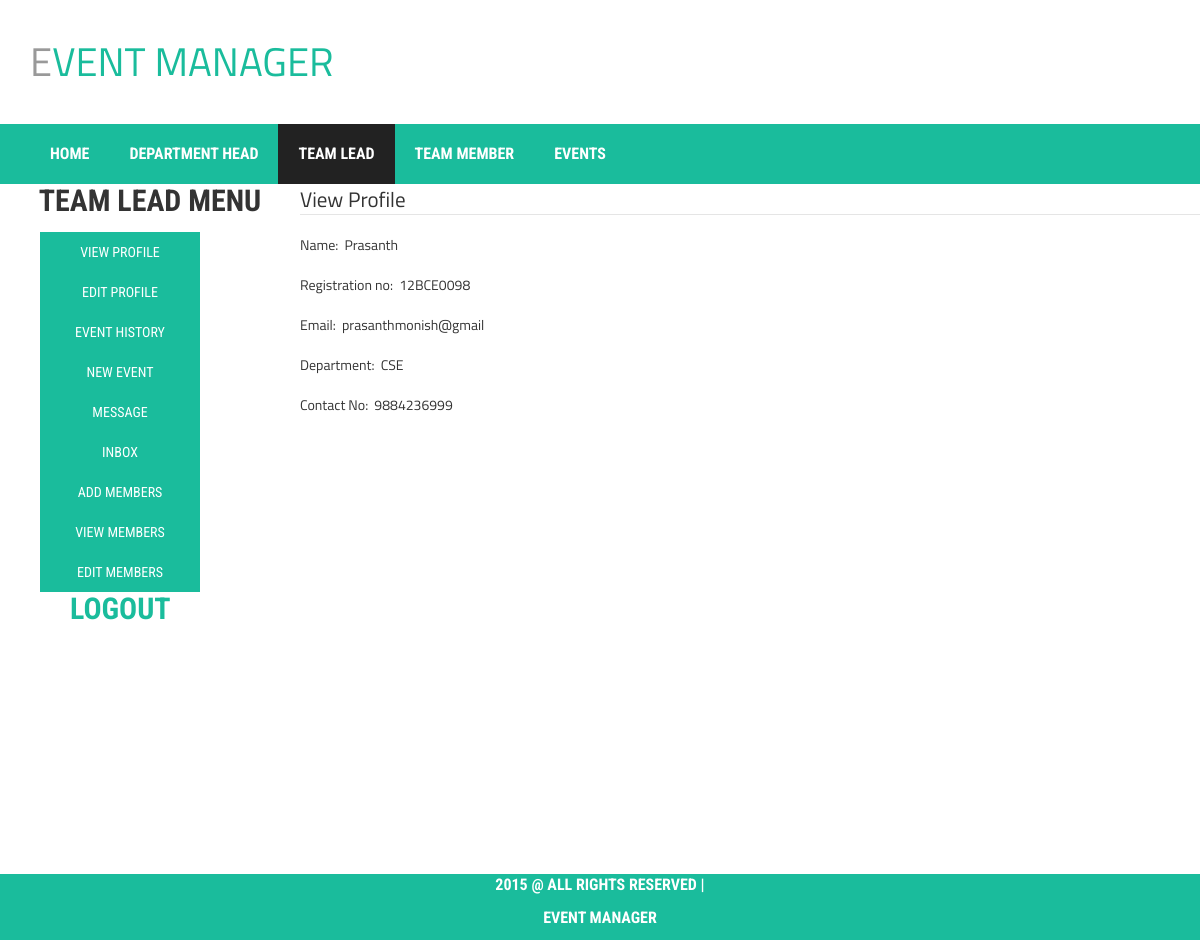
Page /tl_view_profile.php (signed in) on the committed database.
### tables this page shows
CREATE TABLE IF NOT EXISTS `teamlead_profile` (
  `user_id` varchar(15) NOT NULL,
  `name` varchar(15) NOT NULL,
  `email_id` varchar(20) NOT NULL,
  `department` varchar(15) NOT NULL,
  `contact_no` varchar(11) NOT NULL,
  `reg_no` varchar(10) NOT NULL
);

### tl_view_profile.php (the view, shortened to what this page needs)
<?php
include("header2.php");
include("TL_menu_list.php");
$con = mysqli_connect("localhost","root", "", "event manager");
?>
<section id="tl_viewprof">
<fieldset>
				<legend>View Profile</legend>
				<?php
           $x=$_SESSION['name'];
           $qry = "SELECT * FROM teamlead_profile where user_id='$x'";
           $res = mysqli_query($con, $qry);
           $row=  mysqli_fetch_array($res,MYSQLI_ASSOC);
           if($row)
           {
			?>
				Name:&nbsp;&nbsp;<?php echo $row['name']; ?><br /><br />
				Registration no:&nbsp;&nbsp;<?php echo $row['reg_no'];?><br /><br />
				Email:&nbsp;&nbsp;<?php echo $row['email_id']; ?><br /><br />
				Department:&nbsp;&nbsp;<?php echo $row['department'];?><br /><br />
				Contact No:&nbsp;&nbsp;<?php echo $row['contact_no'];?><br /><br />
			<?php
		   }
?>
</fieldset>
				</section>
<?php
include("footer.php")
?>

### style.css (style rules this page uses)
html,body { height:100%; }
body { font-family: 'Titillium Web', sans-serif; }

### rows in the picture
teamlead_profile: name "Prasanth", reg_no "12BCE0098", email "prasanthmonish@gmail", department "CSE", contact_no "9884236999"
